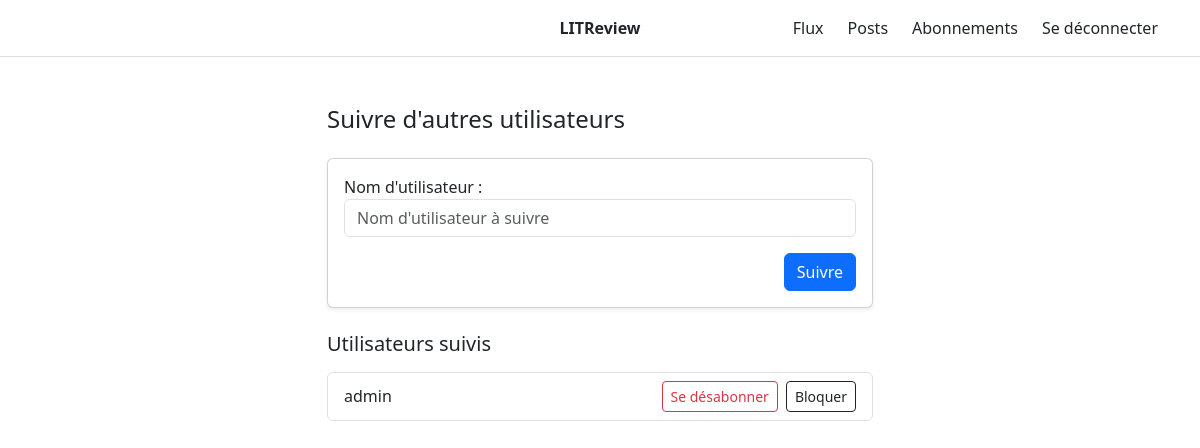
The app's page /follows/ (signed in), older data.
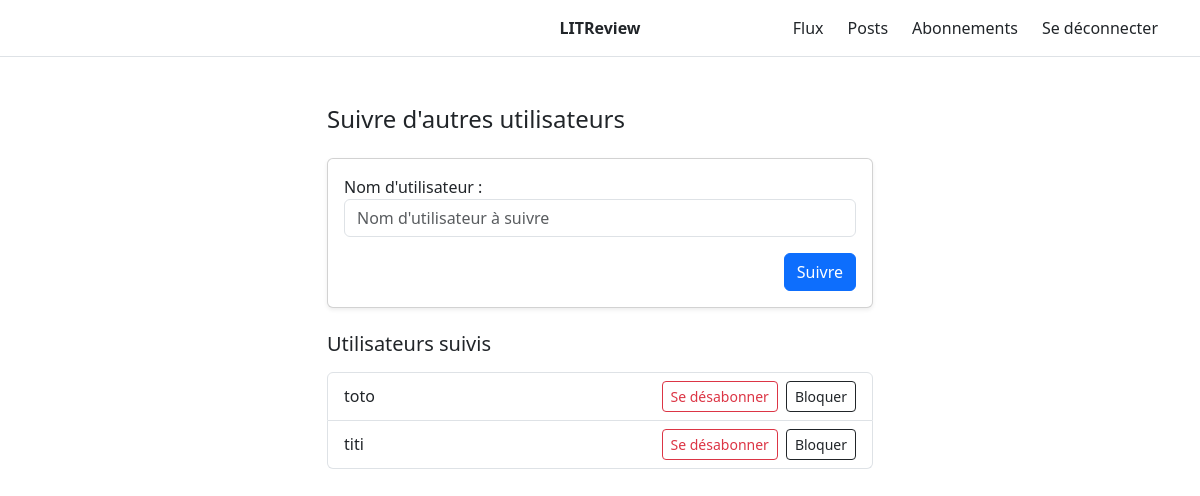
The same page, newer data.
### reviews/models.py (models this page shows)
class UserFollows(models.Model):
    user = models.ForeignKey(
        to=settings.AUTH_USER_MODEL,
        on_delete=models.CASCADE,
        related_name="following"
    )
    followed_user = models.ForeignKey(
        to=settings.AUTH_USER_MODEL,
        on_delete=models.CASCADE,
        related_name="followed_by"
    )
    class Meta:
        unique_together = ("user", "followed_user")

### users/models.py (models this page shows)
class User(AbstractUser):
    pass

### reviews/views.py (the view, shortened to what this page needs)
# urls.py: path("follows/", views.follows_view, name="follows"),
@login_required
def follows_view(request):
    following_relations = UserFollows.objects.filter(user=request.user).select_related("followed_user")
    blocked_user_ids = set(
    UserBlock.objects.filter(blocker=request.user).values_list("blocked_id", flat=True)
    )
    form = FollowForm()
    error = None
    context = {
        "form": form,
        "following_relations": following_relations,
        "error": error,
        "blocked_user_ids": blocked_user_ids,
    }
    return render(request, "reviews/follows.html", context)

### reviews/forms.py
class FollowForm(forms.Form):
    username = forms.CharField(
        label="Nom d'utilisateur",
        max_length=150,  # cohérent avec AbstractUser (username max_length=150)
        widget=forms.TextInput(
            attrs={
                "class": "form-control",
                "placeholder": "Nom d'utilisateur à suivre",
            }
        ),
    )

### reviews/templates/reviews/follows.html (shortened to what this page needs)
{% extends "base.html" %}
{% block content %}
<div class="container py-5">
    <div class="row justify-content-center">
        <div class="col-12 col-md-8 col-lg-6">
            <h1 class="h4 mb-4">Suivre d'autres utilisateurs</h1>
            <form method="post" class="card p-3 shadow-sm mb-4">
                <div class="mb-3">
                    {{ form.username.label_tag }}
                    {{ form.username }}
                </div>
                <div class="d-flex justify-content-end">
                    <button type="submit" class="btn btn-primary">
                        Suivre
                    </button>
                </div>
            </form>
            <h2 class="h5 mb-3">Utilisateurs suivis</h2>
            {% if following_relations %}
                <ul class="list-group">
                    {% for rel in following_relations %}
                    <li class="list-group-item d-flex justify-content-between align-items-center">
                        <span>{{ rel.followed_user.username }}</span>
                        <div class="d-flex gap-2">
                            <form method="post" action="{% url 'unfollow' rel.id %}">
                                <button type="submit" class="btn btn-sm btn-outline-danger">
                                    Se désabonner
                                </button>
                            </form>
                            {% if rel.followed_user.id in blocked_user_ids %}
                                <form method="post" action="{% url 'unblock' rel.followed_user.id %}">
                                    {% csrf_token %}
                                    <button type="submit" class="btn btn-sm btn-outline-secondary">
                                        Débloquer
                                    </button>
                                </form>
                            {% else %}
                                <form method="post" action="{% url 'block' rel.followed_user.id %}">
                                    <button type="submit" class="btn btn-sm btn-outline-dark">
                                        Bloquer
                                    </button>
                                </form>
                            {% endif %}
                        </div>
                    </li>
                    {% endfor %}
                </ul>
            {% else %}
                <p>Vous ne suivez encore personne.</p>
            {% endif %}
        </div>
    </div>
</div>
{% endblock %}

### templates/base.html (shortened to what this page needs)
{% load static %}
<!DOCTYPE html>
<html lang="fr">
<head>
    <link rel="stylesheet" href="{% static 'css/style.css' %}">
    <link href="https://cdn.jsdelivr.net/npm/bootstrap@5.3.3/dist/css/bootstrap.min.css" rel="stylesheet">
</head>
<body>
    {% include "header.html" %}
    {% block content %} {% endblock %}
</body>
</html>

### templates/header.html
<nav class="border-bottom">
    <div class="container py-3 position-relative">
      <div class="position-absolute top-50 start-50 translate-middle">
        {% if user.is_authenticated %}
          <a href="{% url 'feed' %}" class="text-decoration-none text-dark fw-semibold">
            LITReview
          </a>
        {% else %}
          <a href="{% url 'login' %}" class="text-decoration-none text-dark fw-semibold">
            LITReview
          </a>
        {% endif %}
      </div>
      {% if user.is_authenticated %}
        <div class="d-flex justify-content-end gap-4">
          <a href="{% url 'feed' %}" class="text-decoration-none text-dark">Flux</a>
          <a href="{% url 'ticket_view' %}" class="text-decoration-none text-dark">Posts</a>
          <a href="{% url 'follows' %}" class="text-decoration-none text-dark">Abonnements</a>
          <a href="{% url 'logout' %}" class="text-decoration-none text-dark">Se déconnecter</a>
        </div>
      {% endif %}
    </div>
  </nav>

Row changes from the older to the newer data that the page shows:
removed UserFollows: followed_user.username "admin", shows "Bloquer"
added UserFollows: followed_user.username "toto", shows "Bloquer"
added UserFollows: followed_user.username "titi", shows "Bloquer"
